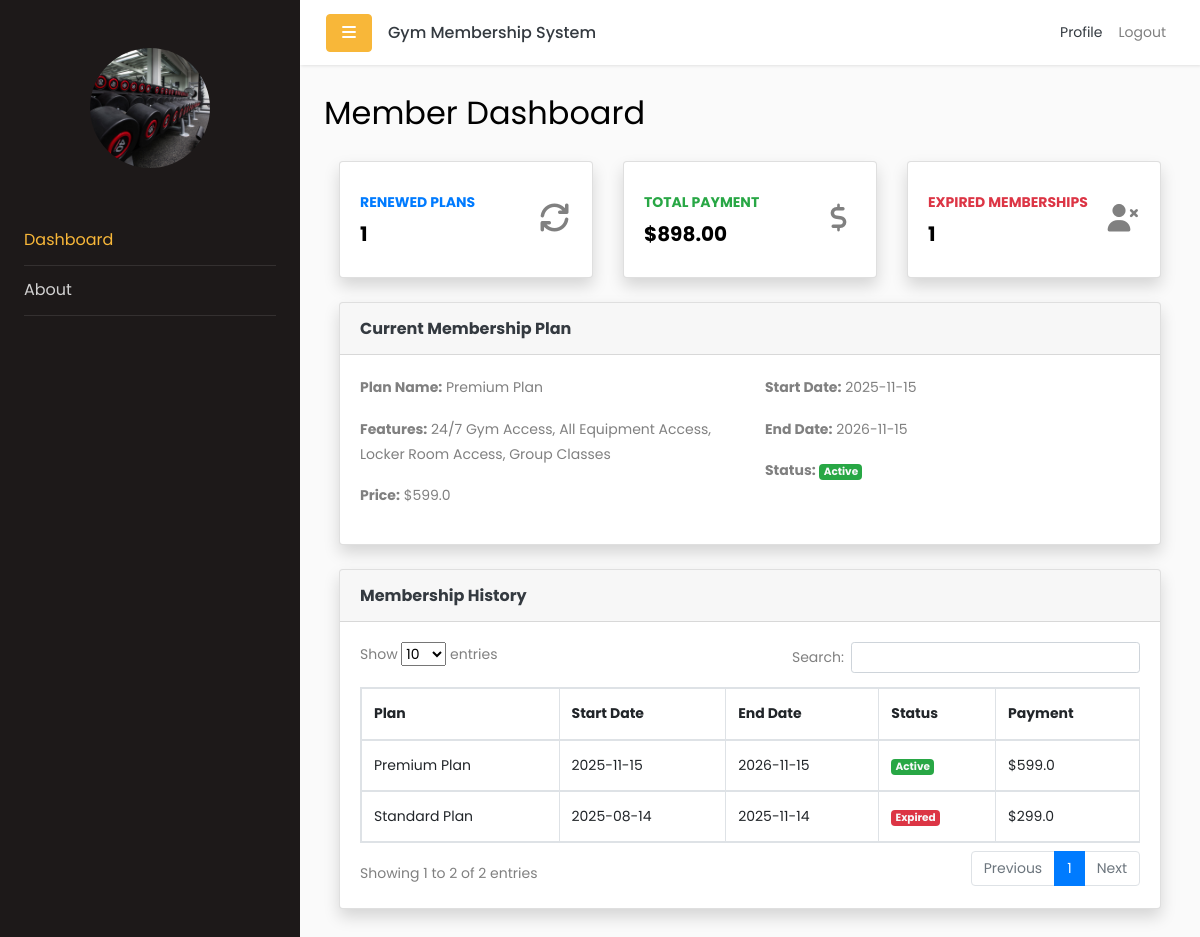
/member/dashboard (signed in), run on the app's committed database.
### app/models.py (models this page shows)
class MembershipPlan(db.Model):
    __tablename__ = 'membership_plans'
    id = db.Column(db.Integer, primary_key=True)
    name = db.Column(db.String(100), nullable=False)
    features = db.Column(db.Text)
    price = db.Column(db.Float, nullable=False)
    duration_months = db.Column(db.Integer, nullable=False)  # Duration in months
    status = db.Column(db.String(20), default='available')  # 'available' or 'unavailable'
    created_at = db.Column(db.DateTime, default=lambda: datetime.now(timezone.utc))

class Membership(db.Model):
    __tablename__ = 'memberships'
    id = db.Column(db.Integer, primary_key=True)
    member_id = db.Column(db.Integer, db.ForeignKey('users.id'), nullable=False)
    plan_id = db.Column(db.Integer, db.ForeignKey('membership_plans.id'), nullable=False)
    start_date = db.Column(db.DateTime, nullable=False)
    end_date = db.Column(db.DateTime, nullable=False)
    paymentMethod = db.Column(db.String(100))  # e.g., 'credit_card', 'cash', etc.
    status = db.Column(db.String(20), default='active')  # 'active', 'expired', 'cancelled'
    created_at = db.Column(db.DateTime, default=lambda: datetime.now(timezone.utc))
    user = db.relationship('User', backref=db.backref('memberships', lazy=True))
    plan = db.relationship('MembershipPlan', backref=db.backref('memberships', lazy=True))

### app/routes/member_routes.py (the view)
@member_bp.route('/member/dashboard')
@login_required
@role_required('member')
def member_dashboard():
    from flask_login import current_user
    from app.models import Membership, MembershipPlan, MembershipRenewal, db
    memberships = Membership.query.filter_by(member_id=current_user.id).order_by(Membership.start_date.desc()).all()
    membership_history = []
    total_payment = 0
    expired_count = 0
    renewed_count = 0
    current_membership = None
    current_plan = None
    for m in memberships:
        plan = MembershipPlan.query.get(m.plan_id)
        membership_history.append((m, plan))
        total_payment += plan.price if plan else 0
        if m.status == 'expired':
            expired_count += 1
        if MembershipRenewal.query.filter_by(membership_id=m.id).count() > 0:
            renewed_count += 1
        if m.status == 'active' and not current_membership:
            current_membership = m
            current_plan = plan
    return render_template(
        'member/dashboard.html',
        renewed_count=renewed_count,
        total_payment=total_payment,
        expired_count=expired_count,
        current_membership=current_membership,
        current_plan=current_plan,
        membership_history=membership_history
    )

### app/__init__.py (called while the page is built)
@login_manager.user_loader
def load_user(user_id):
    return User.query.get(int(user_id))

### app/templates/member/dashboard.html (shortened to what this page needs)
{% extends 'base.html' %}
{% block content %}
<h2 class="mb-4">Member Dashboard</h2>
<div class="container-fluid">
    <div class="row">
        <div class="col-xl-4 col-md-6 mb-4">
            <div class="card border-left-primary shadow h-100 py-2">
                <div class="card-body">
                    <div class="row no-gutters align-items-center">
                        <div class="col mr-2">
                            <div class="text-xs font-weight-bold text-primary text-uppercase mb-1">Renewed Plans</div>
                            <div class="h5 mb-0 font-weight-bold text-gray-800">{{ renewed_count }}</div>
                        </div>
                        <div class="col-auto">
                            <i class="fas fa-sync fa-2x text-gray-300"></i>
                        </div>
                    </div>
                </div>
            </div>
        </div>
        <div class="col-xl-4 col-md-6 mb-4">
            <div class="card border-left-success shadow h-100 py-2">
                <div class="card-body">
                    <div class="row no-gutters align-items-center">
                        <div class="col mr-2">
                            <div class="text-xs font-weight-bold text-success text-uppercase mb-1">Total Payment</div>
                            <div class="h5 mb-0 font-weight-bold text-gray-800">${{ '{:,.2f}'.format(total_payment) }}</div>
                        </div>
                        <div class="col-auto">
                            <i class="fas fa-dollar-sign fa-2x text-gray-300"></i>
                        </div>
                    </div>
                </div>
            </div>
        </div>
        <div class="col-xl-4 col-md-6 mb-4">
            <div class="card border-left-danger shadow h-100 py-2">
                <div class="card-body">
                    <div class="row no-gutters align-items-center">
                        <div class="col mr-2">
                            <div class="text-xs font-weight-bold text-danger text-uppercase mb-1">Expired Memberships</div>
                            <div class="h5 mb-0 font-weight-bold text-gray-800">{{ expired_count }}</div>
                        </div>
                        <div class="col-auto">
                            <i class="fas fa-user-times fa-2x text-gray-300"></i>
                        </div>
                    </div>
                </div>
            </div>
        </div>
    </div>
    <div class="card shadow mb-4">
        <div class="card-header py-3">
            <h6 class="m-0 font-weight-bold text-dark">Current Membership Plan</h6>
        </div>
        <div class="card-body">
            {% if current_membership and current_plan %}
            <div class="row">
                <div class="col-md-6">
                    <p><strong>Plan Name:</strong> {{ current_plan.name }}</p>
                    <p><strong>Features:</strong> {{ current_plan.features }}</p>
                    <p><strong>Price:</strong> ${{ current_plan.price }}</p>
                </div>
                <div class="col-md-6">
                    <p><strong>Start Date:</strong> {{ current_membership.start_date.strftime('%Y-%m-%d') }}</p>
                    <p><strong>End Date:</strong> {{ current_membership.end_date.strftime('%Y-%m-%d') }}</p>
                    <p><strong>Status:</strong>
                        {% if current_membership.status == 'active' %}
                            <span class="badge bg-success text-light">Active</span>
                        {% elif current_membership.status == 'expired' %}
                            <span class="badge bg-danger text-light">Expired</span>
                        {% else %}
                            <span class="badge bg-secondary">{{ current_membership.status|capitalize }}</span>
                        {% endif %}
                    </p>
                </div>
            </div>
            {% else %}
            <p class="text-muted">No active membership plan found.</p>
            {% endif %}
        </div>
    </div>
    <div class="card shadow mb-4">
        <div class="card-header py-3">
            <h6 class="m-0 font-weight-bold text-dark">Membership History</h6>
        </div>
        <div class="card-body">
            <div class="table-responsive">
                <table class="table table-bordered" id="memberHistoryTable">
                    <thead>
                        <tr>
                            <th>Plan</th>
                            <th>Start Date</th>
                            <th>End Date</th>
                            <th>Status</th>
                            <th>Payment</th>
                        </tr>
                    </thead>
                    <tbody>
                        {% for membership, plan in membership_history %}
                        <tr>
                            <td>{{ plan.name }}</td>
                            <td>{{ membership.start_date.strftime('%Y-%m-%d') }}</td>
                            <td>{{ membership.end_date.strftime('%Y-%m-%d') }}</td>
                            <td>
                                {% if membership.status == 'active' %}
                                    <span class="badge bg-success text-light">Active</span>
                                {% elif membership.status == 'expired' %}
                                    <span class="badge bg-danger text-light">Expired</span>
                                {% else %}
                                    <span class="badge bg-secondary">{{ membership.status|capitalize }}</span>
                                {% endif %}
                            </td>
                            <td>${{ plan.price }}</td>
                        </tr>
                        {% else %}
                            No membership history found.
                        {% endfor %}
                    </tbody>
                </table>
            </div>
        </div>
    </div>
</div>
{% endblock %}

### app/templates/base.html (shortened to what this page needs)
<!doctype html>
<html lang="en">
  <head>
    <link rel="stylesheet" href="https://stackpath.bootstrapcdn.com/font-awesome/4.7.0/css/font-awesome.min.css">
    <link rel="stylesheet" href="{{ url_for('static', filename='css/style.css') }}">
    <link rel="stylesheet" href="https://cdnjs.cloudflare.com/ajax/libs/font-awesome/7.0.1/css/all.min.css" />
    <link rel="stylesheet" href="https://cdn.datatables.net/1.13.7/css/dataTables.bootstrap5.min.css">
    <link href="https://cdn.jsdelivr.net/npm/select2@4.1.0-rc.0/dist/css/select2.min.css" rel="stylesheet" />
    <link href="https://cdn.jsdelivr.net/npm/select2-bootstrap-5-theme@1.3.0/dist/select2-bootstrap-5-theme.min.css" rel="stylesheet" />
  </head>
  <body>
    <div class="wrapper d-flex">
      {% include 'components/sidebar.html' %}
      <div id="content" class="flex-grow-1">
        {% include 'components/navbar.html' %}
        <main class="p-4">
          {% block content %}{% endblock %}
        </main>
      </div>
    </div>
  </body>
</html>

### app/templates/components/sidebar.html (shortened to what this page needs)
<nav id="sidebar">
  <div class="p-4 pt-5">
   <a href="#" class="img logo rounded-circle mb-5"
     style="background-image: url('{{ url_for("static", filename="images/logo.jpg") }}');"></a>
    <ul class="list-unstyled components mb-5">
      {% if current_user.is_authenticated %}
        {% if current_user.role == 'admin' %}
      <li class="{{ 'active' if request.endpoint == 'admin.admin_dashboard' }}">
        <a href="{{ url_for('admin.admin_dashboard') }}">Home</a>
      </li>
      <li class="{{ 'active' if request.endpoint == 'admin.membership' }}">
        <a href="{{ url_for('admin.membership') }}">Membership</a>
      </li>
      <li class="{{ 'active' if request.endpoint and request.endpoint.startswith('admin.manage') }}">
        <a href="#pageSubmenu" data-toggle="collapse" aria-expanded="false" class="dropdown-toggle">Manage</a>
        <ul class="collapse list-unstyled {{ 'show' if request.endpoint and request.endpoint.startswith('admin.manage') }}" id="pageSubmenu">
          <li class="{{ 'active' if request.endpoint == 'admin.manage_members' }}">
            <a href="{{ url_for('admin.manage_members') }}">Users </a>
          </li>
          <li class="{{ 'active' if request.endpoint == 'admin.manage_memberships' }}">
            <a href="{{ url_for('admin.manage_memberships') }}">Memberships</a>
          </li>
          <li class="{{ 'active' if request.endpoint == 'admin.manage_plans' }}">
            <a href="{{ url_for('admin.manage_plans') }}">Plans</a>
          </li>
          <li class="{{ 'active' if request.endpoint == 'admin.manage_renewal' }}">
            <a href="{{ url_for('admin.manage_renewal') }}">Renewal</a>
          </li>
        </ul>
      </li>
      {% elif current_user.role == 'member' %}
          <li class="{{ 'active' if request.endpoint == 'member.member_dashboard' }}">
            <a href="{{ url_for('member.member_dashboard') }}">Dashboard</a>
          </li>
        {% endif %}
      <li class="{{ 'active' if request.endpoint == 'main.about' }}">
        <a href="{{ url_for('main.about') }}">About</a>
      </li>
    </ul>
      {% endif %}
  </div>
</nav>

### app/templates/components/navbar.html (shortened to what this page needs)
<nav class="navbar navbar-expand-lg navbar-light custom-navbar">
  <div class="container-fluid px-3">
    <button type="button" id="sidebarCollapse" class="btn btn-primary">
      <i class="fa fa-bars"></i>
    </button>
    <h6 class="m-0 ml-3 text-dark d-none d-md-block">Gym Membership System</h6>
    <div class="collapse navbar-collapse" id="navbarSupportedContent">
      <ul class="nav navbar-nav ml-auto">
        <li class="nav-item d-none d-md-block">
          <a class=" text-dark nav-link {% if request.endpoint == 'profile.profile' %}active{% endif %}" href="{{ url_for('profile.profile')}}">Profile</a>
        </li>
        <li class="nav-item d-none d-md-block">
          <a class="nav-link {% if request.endpoint == 'auth.logout' %}active{% endif %}" href="{{ url_for('auth.logout') }}">Logout</a>
        </li>
      </ul>
    </div>
  </div>
</nav>

### data on the page
MembershipPlan: name "Premium Plan", features "24/7 Gym Access, All Equipment Access, Locker Room Access, Group Classes", price "599.0"
Membership: start_date "2025-11-15", end_date "2026-11-15", name "Premium Plan", status "Active", price "599.0"
Membership: name "Standard Plan", start_date "2025-08-14", end_date "2025-11-14", status "Expired", price "299.0"

### other printed values
{{ renewed_count }} "1"
{{ '{:,.2f}'.format(total_payment) }} "898.00"
{{ expired_count }} "1"
